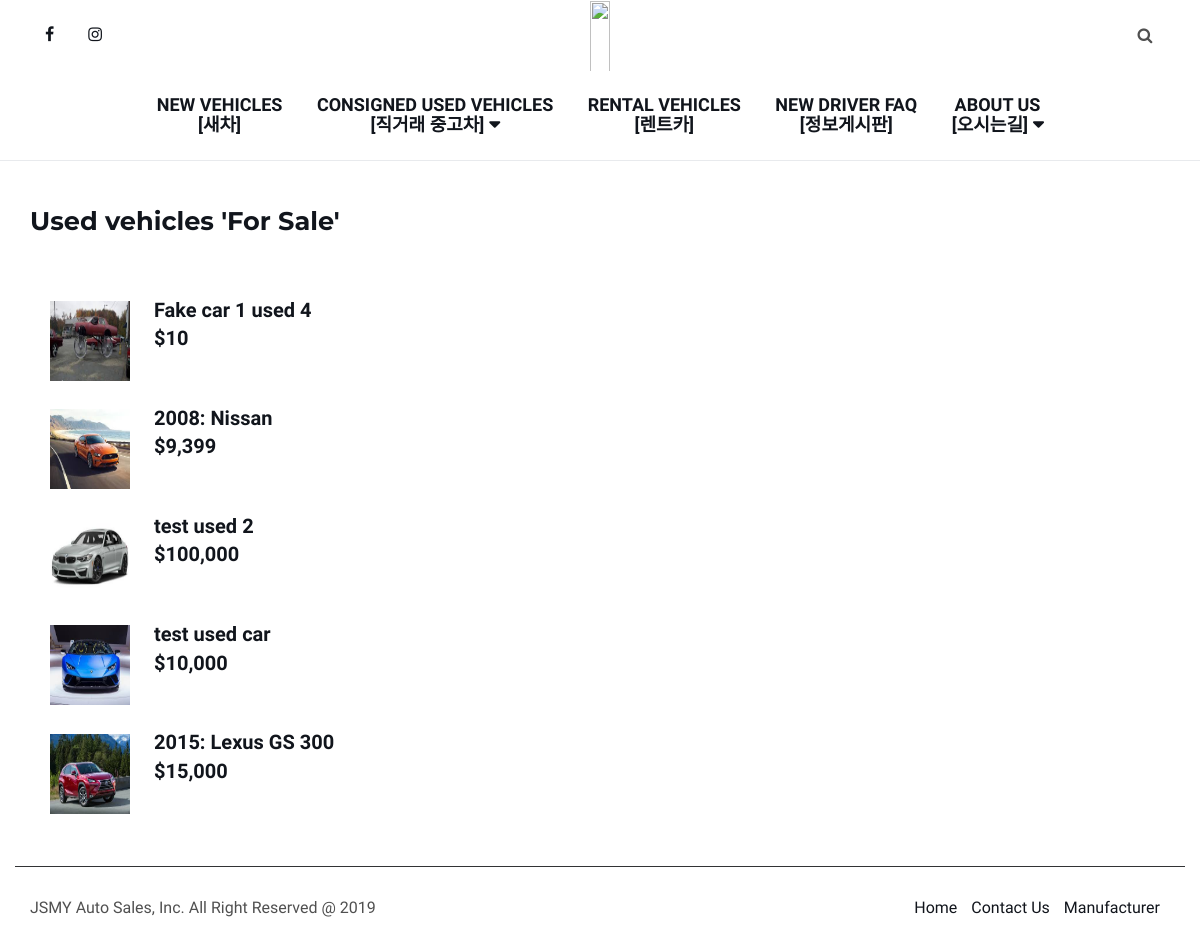
The page /usedsale/ on the database as committed earlier.
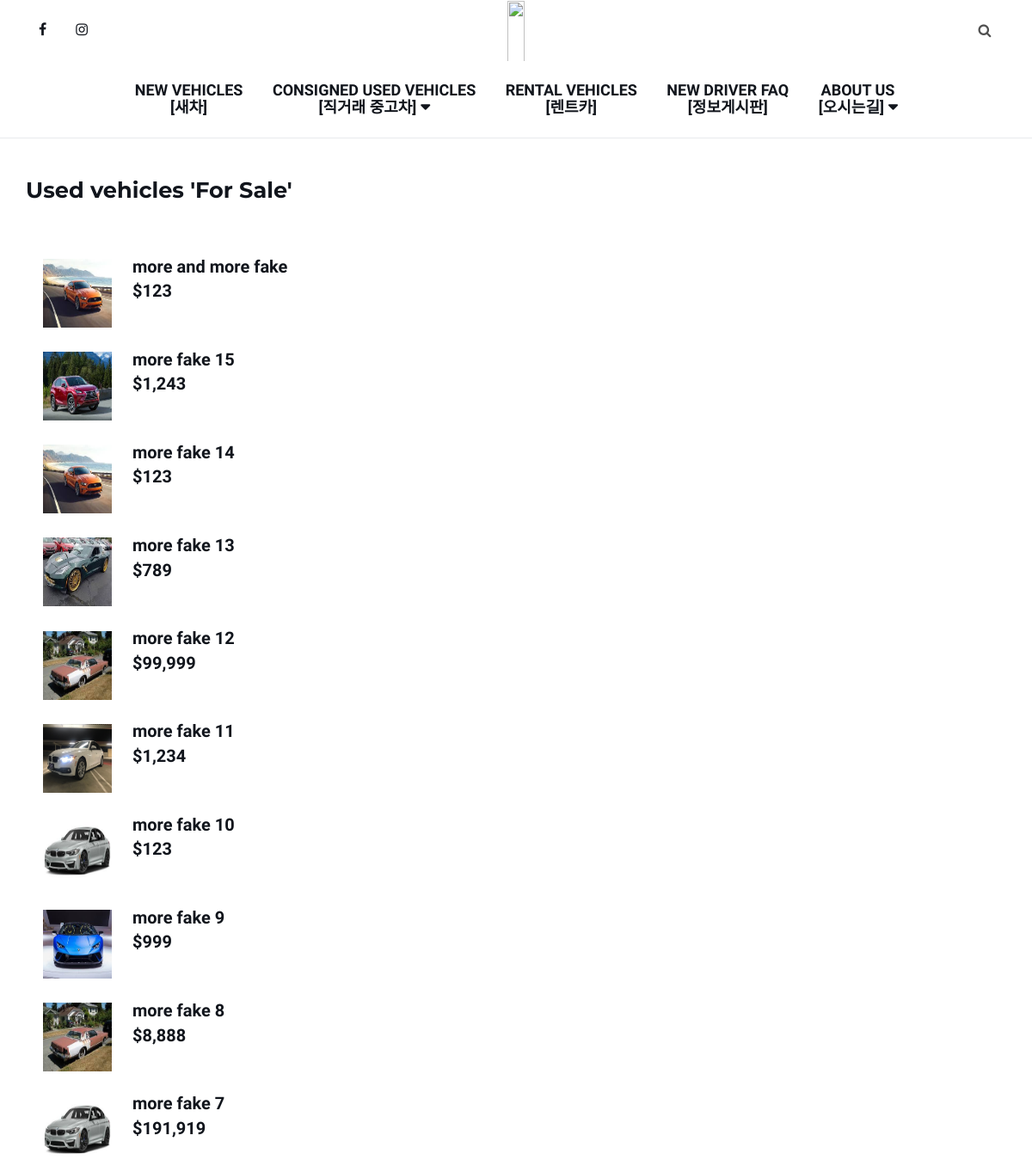
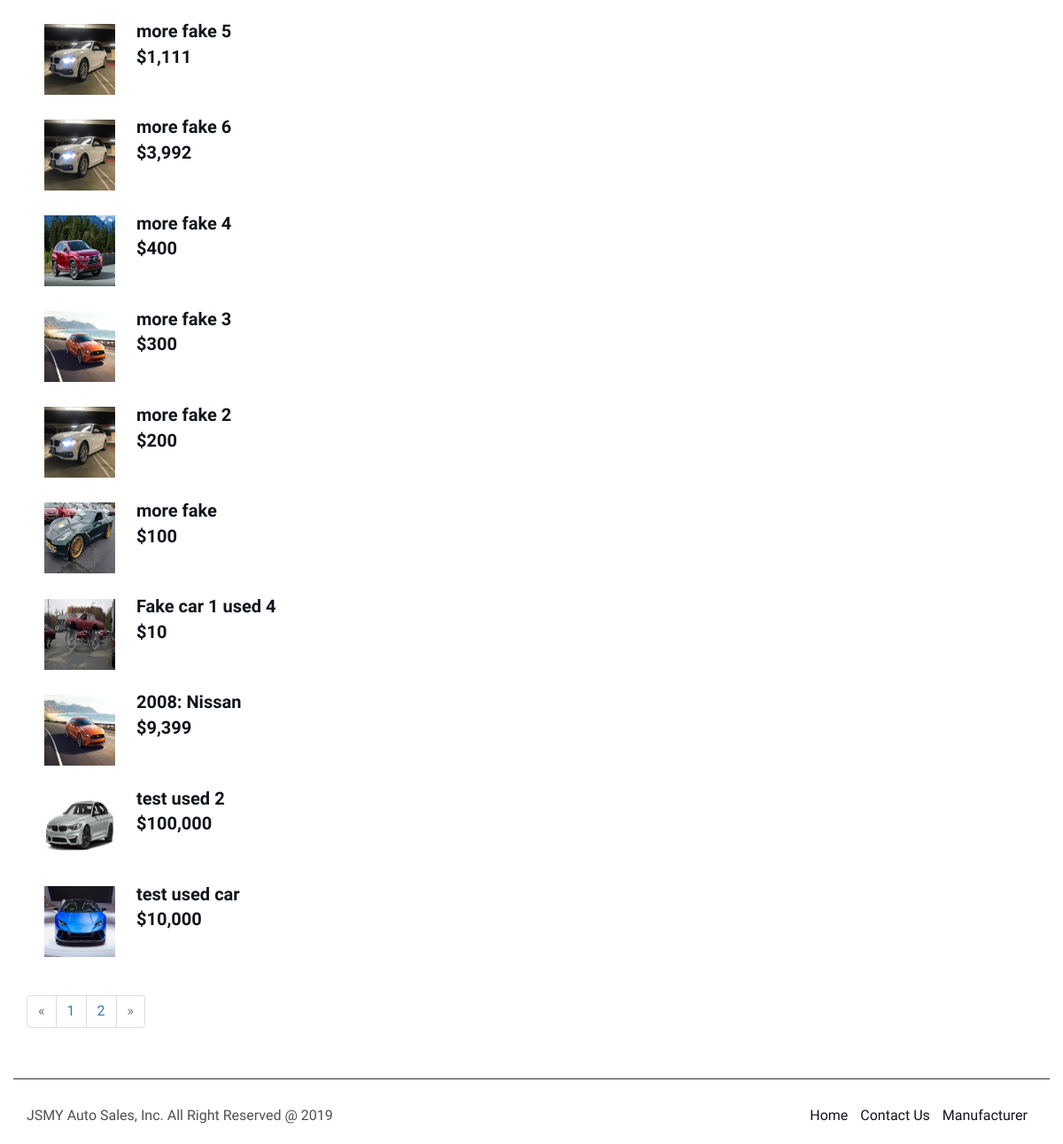
The same page on the database as committed later (2 pictures, top to bottom).
### listing/models.py (models this page shows, shortened)
class Car(models.Model):
    type = models.CharField(max_length=25, choices=[('New', 'New Vehicle'), ('Used', 'Used Vehicle'), ('Lease', 'Rental Vehicle'),('faq', 'FAQ')], default='New', verbose_name='Listing Type')
    title = models.CharField(max_length=500, verbose_name='Title of Vehicle Listing')
    price = models.DecimalField(max_digits=8, decimal_places=2, verbose_name='Price of Vehicle in Dollar Amount')
    body = RichTextField(verbose_name='Description of Vehicle')
    slug = models.SlugField(max_length=200, unique=True, verbose_name='SLUG: Your URL will have this in the address')
    publish = models.BooleanField(default=True)
    sold = models.CharField(max_length=10,verbose_name='Sold Y/N',choices=[('Sale', 'For Sale'), ('Solded', 'Sold')], default='Sale')
    created = models.DateField(auto_now_add=True)
    modified = models.DateField(auto_now=True)
    object = EntryQuerySet.as_manager()
    class Meta:
        verbose_name = "Car Listing Entry"
        verbose_name_plural = "Car Listing Entries"
        ordering = ["-created"]

### listing/views.py (the view)
# urls.py: path('usedsale/', views.usedsale, name='sale'),
def usedsale(request):
    cursor = connection.cursor()
    cursor.execute(
        'select listing_carimg.LImage,listing_car.sold, listing_car.price,listing_car.slug, listing_car.title from listing_car inner join listing_carimg on listing_car.id = listing_carimg.car_id where listing_carimg.mainimage = 1 and listing_car.type ="Used" and listing_car.sold ="Sale" and listing_car.publish = 1 ORDER BY listing_car.id desc ')
    df = dictfetchall(cursor)
    posts = Car.object.filter(type="Used", sold="Sale", publish=True, created__lte=timezone.now()).order_by('-pk')
    page = request.GET.get('page', 1)
    paginator = Paginator(df, 20)
    try:
        pag = paginator.page(page)
    except PageNotAnInteger:
        pag = paginator.page(1)
    except EmptyPage:
        pag = paginator.page(paginator.num_pages)
    return render(request, 'listing/used_for_sale.html', {'posts':posts, 'pag': pag})

### listing/views.py (called while the page is built)
def dictfetchall(cursor):
    desc = cursor.description
    return [
            dict(zip([col[0] for col in desc], row))
            for row in cursor.fetchall()
    ]

### listing/templates/listing/used_for_sale.html (shortened to what this page needs)
<!DOCTYPE html>
<html lang="en">
<head>
</head>
{% extends 'index.html' %}
{% load static %}
{% load humanize %}
{% block summary %}
<body>
        <br>
        <br>
        <div class="container">
            <h2>
                Used vehicles 'For Sale'
            </h2>
        </div>
        <br>
        <br>
        {% for Car in pag %}
            <div class="container">
                <a href="{% url 'listing:detailListing' Car.slug%}">
                    <img src="/../media/{{ Car.LImage }}" width="70" height="70" align="middle" hspace="20">
                    <span class="a">{{ Car.title }}<br>${{ Car.price|floatformat:0|intcomma }}</span>
                </a>
                <br>
            </div>
        {% endfor %}
        <div class="container">
            {% if pag.has_other_pages %}
                <ul class="pagination">
                    {% if pag.has_previous %}
                        <li><a href="?page={{ pag.previous_page_number }}">&laquo;</a></li>
                    {% else %}
                        <li class="disabled"><span>&laquo;</span></li>
                    {% endif %}
                    {% for i in pag.paginator.page_range %}
                        {% if users.number == i %}
                            <li class="active"><span>{{ i }} <span class="sr-only">(current)</span></span></li>
                        {% else %}
                            <li><a href="?page={{ i }}">{{ i }}</a></li>
                        {% endif %}
                    {% endfor %}
                    {% if users.has_next %}
                        <li><a href="?page={{ pag.next_page_number }}">&raquo;</a></li>
                        {% else %}
                        <li class="disabled"><span>&raquo;</span></li>
                        {% endif %}
                </ul>
            {% endif %}
        </div>
</body>
{% endblock %}

Rows that differ between the two databases and show on the page:
no longer on this page (row unchanged): Car: title "2015: Lexus GS 300", price "15,000"
added Car: title "more and more fake", price "123"
added Car: title "more fake 15", price "1,243"
added Car: title "more fake 14", price "123"
added Car: title "more fake 13", price "789"
added Car: title "more fake 12", price "99,999"
added Car: title "more fake 11", price "1,234"
added Car: title "more fake 10", price "123"
added Car: title "more fake 9", price "999"
added Car: title "more fake 8", price "8,888"
added Car: title "more fake 7", price "191,919"
added Car: title "more fake 5", price "1,111"
added Car: title "more fake 6", price "3,992"
added Car: title "more fake 4", price "400"
added Car: title "more fake 3", price "300"
added Car: title "more fake 2", price "200"
added Car: title "more fake", price "100"
Other text that changed with them:
new list line: "1"
new list line: "2"
